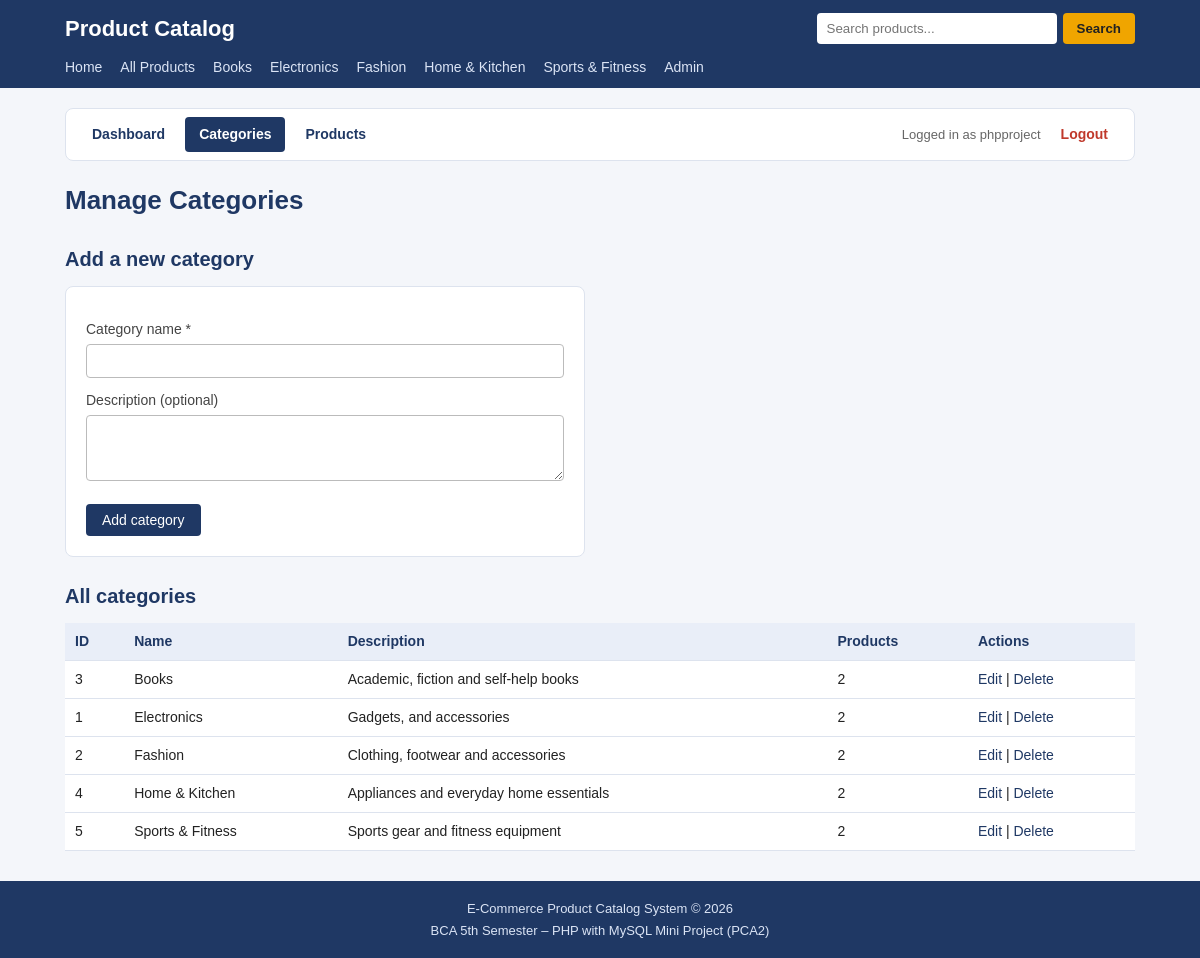
Screenshot of /admin/categories.php (signed in) with the database file from the repository.
### tables this page shows
CREATE TABLE `categories` (
  `category_id` int(11) NOT NULL,
  `category_name` varchar(100) NOT NULL,
  `description` text DEFAULT NULL,
  `created_at` timestamp NOT NULL DEFAULT current_timestamp()
);

### admin/categories.php (the view, shortened to what this page needs)
<?php
require_once __DIR__ . '/../config/db.php';
$name        = '';
$description = '';
$categories = mysqli_query($conn,
    'SELECT c.category_id, c.category_name, c.description, COUNT(p.product_id) AS total
     FROM categories c
     LEFT JOIN products p ON p.category_id = c.category_id
     GROUP BY c.category_id, c.category_name, c.description
     ORDER BY c.category_name');
require __DIR__ . '/../includes/header.php';
require __DIR__ . '/menu.php';
?>
<h1>Manage Categories</h1>
<h2>Add a new category</h2>
<form class="form-box" method="post" action="categories.php">
    <label for="category_name">Category name *</label>
    <input type="text" id="category_name" name="category_name" maxlength="100"
           value="<?php echo htmlspecialchars($name); ?>">
    <label for="description">Description (optional)</label>
    <textarea id="description" name="description" rows="3" maxlength="255"><?php echo htmlspecialchars($description); ?></textarea>
    <button type="submit" class="btn">Add category</button>
</form>
<h2>All categories</h2>
<?php if (mysqli_num_rows($categories) > 0) { ?>
    <div class="table-wrap">
        <table class="data-table">
            <tr>
                <th>ID</th>
                <th>Name</th>
                <th>Description</th>
                <th>Products</th>
                <th>Actions</th>
            </tr>
            <?php while ($c = mysqli_fetch_assoc($categories)) { ?>
                <tr>
                    <td><?php echo (int)$c['category_id']; ?></td>
                    <td><?php echo htmlspecialchars($c['category_name']); ?></td>
                    <td><?php echo htmlspecialchars($c['description'] ?? ''); ?></td>
                    <td><?php echo (int)$c['total']; ?></td>
                    <td>
                        <a href="category_edit.php?id=<?php echo (int)$c['category_id']; ?>">Edit</a> |
                        <a href="category_delete.php?id=<?php echo (int)$c['category_id']; ?>">Delete</a>
                    </td>
                </tr>
            <?php } ?>
        </table>
    </div>
<?php } else { ?>
    <div class="empty-message">No categories yet. Add the first one using the form above.</div>
<?php } ?>
<?php require __DIR__ . '/../includes/footer.php'; ?>

### includes/header.php (shortened to what this page needs)
<?php
require_once __DIR__ . '/../config/db.php';
$base = '/ecommerce-product-catalog-php/';
$cat_result = mysqli_query($conn, 'SELECT category_id, category_name FROM categories ORDER BY category_name');
?>
<!DOCTYPE html>
<html lang="en">
<head>
    <link rel="stylesheet" href="<?php echo $base; ?>assets/css/style.css">
</head>
<body>
<header class="site-header">
    <div class="container header-top">
        <a class="logo" href="<?php echo $base; ?>index.php">Product Catalog</a>
        <form class="search-form" action="<?php echo $base; ?>products.php" method="get">
            <input type="text" name="q" placeholder="Search products..."
                   value="<?php echo (isset($_GET['q']) && is_string($_GET['q'])) ? htmlspecialchars($_GET['q']) : ''; ?>">
            <button type="submit">Search</button>
        </form>
    </div>
    <nav class="container main-nav">
        <a href="<?php echo $base; ?>index.php">Home</a>
        <a href="<?php echo $base; ?>products.php">All Products</a>
        <?php while ($cat = mysqli_fetch_assoc($cat_result)) { ?>
            <a href="<?php echo $base; ?>products.php?category=<?php echo (int)$cat['category_id']; ?>">
                <?php echo htmlspecialchars($cat['category_name']); ?>
            </a>
        <?php } ?>
        <a href="<?php echo $base; ?>admin/login.php">Admin</a>
    </nav>
</header>
<main class="container">

### assets/css/style.css (style rules this page uses)
* { box-sizing: border-box; }
body { margin: 0; font-family: Arial, Helvetica, sans-serif; background: #f4f6fa; color: #222; line-height: 1.5; }
a { color: #1f3864; text-decoration: none; }
.container { max-width: 1100px; margin: 0 auto; padding: 0 15px; }
main.container { padding-top: 20px; padding-bottom: 30px; min-height: 60vh; }
h1 { font-size: 26px; color: #1f3864; margin: 0 0 6px; }
h2 { font-size: 20px; color: #1f3864; margin: 24px 0 12px; }
.site-header { background: #1f3864; color: #fff; }
.header-top { display: flex; flex-wrap: wrap; align-items: center; justify-content: space-between; gap: 10px; padding-top: 12px; padding-bottom: 12px; }
.logo { color: #fff; font-size: 22px; font-weight: bold; }
.search-form { display: flex; gap: 6px; }
.search-form input { padding: 8px 10px; border: none; border-radius: 4px; width: 240px; max-width: 100%; }
.search-form button { padding: 8px 14px; background: #f0a500; color: #222; border: none; border-radius: 4px; cursor: pointer; font-weight: bold; }
.main-nav { display: flex; flex-wrap: wrap; gap: 4px 18px; padding-bottom: 10px; }
.main-nav a { color: #dbe4f5; font-size: 14px; }
.btn { display: inline-block; padding: 8px 16px; background: #1f3864; color: #fff; border: none; border-radius: 4px; cursor: pointer; font-size: 14px; }
.form-box { background: #fff; padding: 20px; border: 1px solid #dde3ee; border-radius: 8px; max-width: 520px; margin-bottom: 20px; }
.form-box label { display: block; margin-top: 12px; font-size: 14px; color: #444; }
.form-box input[type=text], .form-box input[type=password], .form-box input[type=number], .form-box textarea, .form-box select { width: 100%; padding: 8px; border: 1px solid #bbb; border-radius: 4px; margin-top: 4px; font-size: 14px; font-family: inherit; }
.form-box .btn { margin-top: 16px; }
.table-wrap { overflow-x: auto; }
.data-table { width: 100%; border-collapse: collapse; background: #fff; min-width: 500px; }
.data-table th, .data-table td { padding: 8px 10px; border-bottom: 1px solid #dde3ee; text-align: left; font-size: 14px; }
.data-table th { background: #e9eef8; color: #1f3864; }

### rows the page displays
categories: category_name "Books", category_id "3", description "Academic, fiction and self-help books", total "2"
categories: category_name "Electronics", category_id "1", description "Gadgets, and accessories", total "2"
categories: category_name "Fashion", category_id "2", description "Clothing, footwear and accessories", total "2"
categories: category_name "Home & Kitchen", category_id "4", description "Appliances and everyday home essentials", total "2"
categories: category_name "Sports & Fitness", category_id "5", description "Sports gear and fitness equipment", total "2"

### other values shown
$_SESSION['admin_username'] "phpproject"
